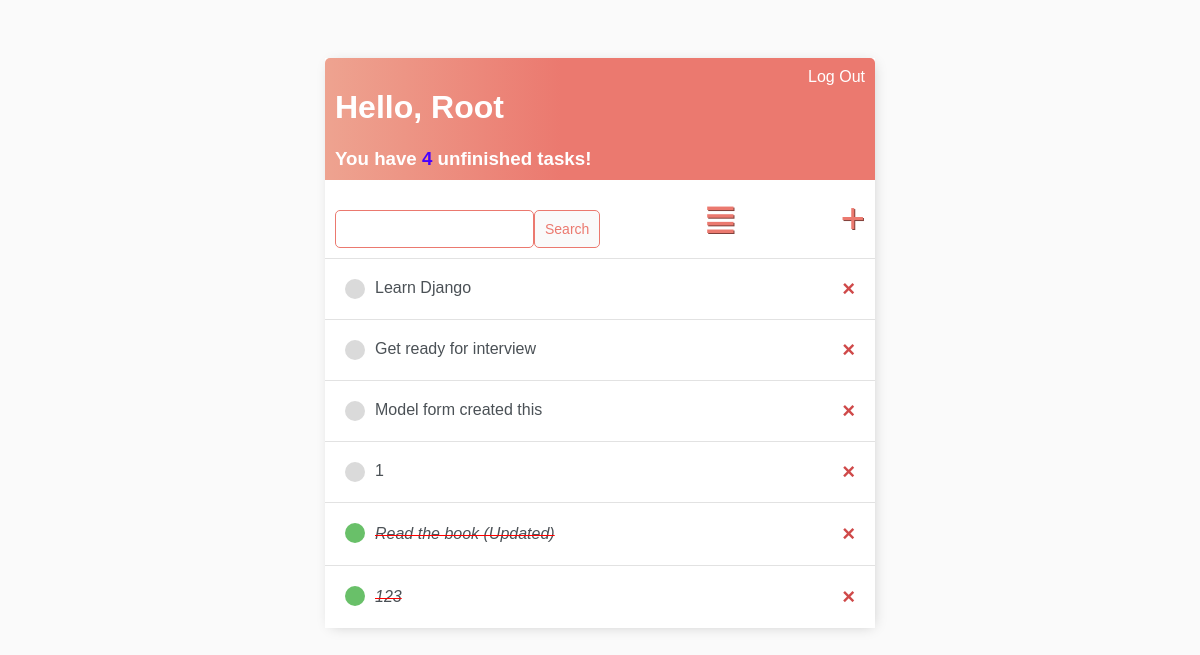
The app's page / (signed in), older data.
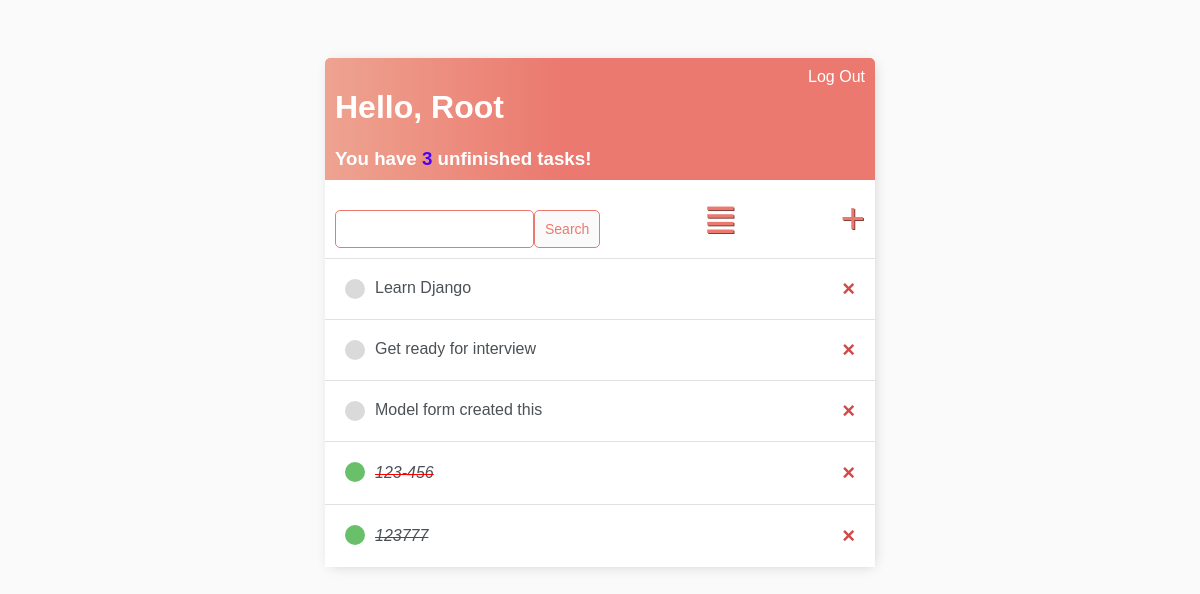
The same page, newer data.
### todo_app/models.py (models this page shows)
class Task(models.Model):
    user = models.ForeignKey(User, on_delete=models.CASCADE, null=True, blank=True)
    title = models.CharField(max_length=255)
    description = models.TextField(null=True, blank=True)
    complete = models.BooleanField(default=False)
    create = models.DateTimeField(auto_now_add=True)
    def __str__(self) -> str:
        return self.title
    class Meta:
        ordering = ['complete']

### todo_app/views.py (the view)
# urls.py: path('', TaskList.as_view(), name='tasks'),
class TaskList(LoginRequiredMixin, ListView):
    model = Task
    context_object_name = 'tasks'
    def get_context_data(self, **kwargs: Any) -> Dict[str, Any]:
        context = super().get_context_data(**kwargs)
        context['tasks'] = context['tasks'].filter(user=self.request.user)
        context['count'] = context['tasks'].filter(complete=False).count()
        search_input = self.request.GET.get('search-area') or ''
        if search_input:
            context['tasks'] = context['tasks'].filter(title__icontains=search_input)
        context['search_input'] = search_input
        return context

### todo_app/templates/todo_app/task_list.html (shortened to what this page needs)
{% extends 'todo_app/layout.html' %}
    {% block content %}
    <div class="header">
        <div>
            <h1>Hello, {{ request.user|title }}</h1>
            <h3 style="margin:0;">You have <span style="color:rgb(72, 0, 255)">{{ count }}</span> unfinished task{{ count|pluralize:'s'}}!</h3>
        </div>
        <a href="{% url 'logout' %}">Log Out</a>
    </div>
    <div id="search-and-add">
        <form method="GET" style="margin-top: 20px; display: flex;">
            <input type="text" name="search-area" value="{{ search_input }}">
            <input type="submit" class="button" value="Search">
        </form>
        <a id="add-link" href="{% url 'tasks' %}">&#8803;</a>
        <a id="add-link" href="{% url 'task-create' %}">&#x2b;</a>
    </div>
        <div class="tasks">
            {% for task in tasks %}
                <div class="task">
                    {% if task.complete %}
                        <div class="task-title">
                            <div class="task-complete-icon"></div>
                            <i><s style="color:red"><a href="{% url 'task-update' task.id %}">{{ task }}</a></s></i>
                        </div>
                        <a href="{% url 'task-delete' task.id %}" class="task-delete-link">&#215;</a>
                    {% else %}
                        <div class="task-title">
                            <div class="task-incomplete-icon"></div>
                            <a href="{% url 'task-update' task.id %}">{{ task }}</a>
                        </div>
                        <a href="{% url 'task-delete' task.id %}" class="task-delete-link">&#215;</a>
                    {% endif %}
                </div>
            {% endfor %}
        </div>
    {% endblock content %}

### todo_app/templates/todo_app/layout.html (shortened to what this page needs)
<!DOCTYPE html>
<html lang="en">
<head>
</head>
<body>
    <div class="main-class">
        {% block content %}
        {% endblock content %}
    </div>
</body>
</html>

### todo_app/templates/todo_app/layout.html (style rules this page uses)
body { background-color:#FAFAFA; font-family: 'Nunito', sans-serif; padding: 50px; }
h1, h2, h3, h4, h5, h6 { font-family: Raleway, sans-serif; }
a, p { color: rgb(61, 61, 61); font-family: Raleway, sans-serif; }
.main-class { max-width: 550px; margin: auto; background-color: #FFF; -webkit-box-shadow: 2px 2px 13px -4px rgba(0, 0, 0, 0.21); box-shadow: 2px 2px 13px -4px rgba(0, 0, 0, 0.21); }
.header { display: flex; justify-content: space-between; color: #FFF; padding: 10px; border-radius: 5px 5px 0 0; background: linear-gradient(90deg, #EEA390 0%, #EB796F 43%, #EB796F 100%); }
.header a { font-family: Raleway, sans-serif; text-decoration: none; color: #FFF; }
.task { display: flex; align-items: center; justify-content: space-between; padding: 20px; color: #FFF; border-top: 1px solid rgb(226, 226, 226); }
.task-title { display: flex; }
.task-title a { text-decoration: none; color: #4B5156; margin-left: 10px; }
.task-complete-icon { height: 20px; width: 20px; background-color: rgb(105, 192, 105); border-radius: 50%; }
.task-incomplete-icon { height: 20px; width: 20px; background-color: rgb(218, 218, 218); border-radius: 50%; }
.task-delete-link { text-decoration: none; font-weight: 900; color: #CF4949; font-size: 22px; line-height: 0; }
#search-and-add { display: flex; justify-content: space-between; align-items: center; padding: 10px; }
#add-link { color: #EB796F; text-decoration: none; font-size: 42px; text-shadow: 1px 1px #81413B; }
input[type=text], input[type=password], textarea { border: 1px solid #EB796F; border-radius: 5px; padding: 10px; width: 90%; }
.button { border: 1px solid #EB796F; background-color: #FAFAFA; color: #EB796F; padding: 10px; font-size: 14px; border-radius: 5px; cursor: pointer; text-decoration: none; }

Row changes from the older to the newer data that the page shows:
removed Task: title "1"
removed Task: title "Read the book (Updated)"
changed Task (number 4 of 5 on the later page): title "123" → "123-456"
added Task: title "123777"
Text that changed along with them:
{{ count }}: "4" → "3"
